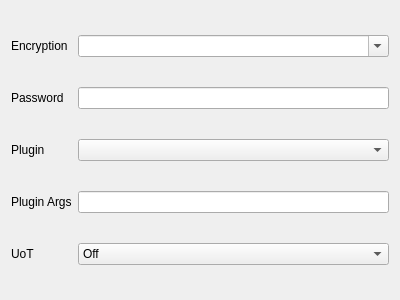
<?xml version="1.0" encoding="UTF-8"?>
<ui version="4.0">
 <class>EditShadowSocks</class>
 <widget class="QWidget" name="EditShadowSocks">
  <property name="geometry">
   <rect>
    <x>0</x>
    <y>0</y>
    <width>400</width>
    <height>300</height>
   </rect>
  </property>
  <property name="windowTitle">
   <string notr="true">Form</string>
  </property>
  <layout class="QGridLayout" name="gridLayout">
   <item row="0" column="1">
    <widget class="QComboBox" name="method">
     <property name="editable">
      <bool>true</bool>
     </property>
    </widget>
   </item>
   <item row="1" column="1">
    <widget class="MyLineEdit" name="password"/>
   </item>
   <item row="2" column="0">
    <widget class="QLabel" name="plugin_l">
     <property name="text">
      <string>Plugin</string>
     </property>
    </widget>
   </item>
   <item row="0" column="0">
    <widget class="QLabel" name="label">
     <property name="text">
      <string>Encryption</string>
     </property>
    </widget>
   </item>
   <item row="3" column="0">
    <widget class="QLabel" name="plugin_opts_l">
     <property name="text">
      <string>Plugin Args</string>
     </property>
    </widget>
   </item>
   <item row="3" column="1">
    <widget class="MyLineEdit" name="plugin_opts"/>
   </item>
   <item row="1" column="0">
    <widget class="QLabel" name="label_5">
     <property name="text">
      <string>Password</string>
     </property>
    </widget>
   </item>
   <item row="2" column="1">
    <widget class="QComboBox" name="plugin">
     <item>
      <property name="text">
       <string notr="true"/>
      </property>
     </item>
     <item>
      <property name="text">
       <string notr="true">obfs-local</string>
      </property>
     </item>
     <item>
      <property name="text">
       <string notr="true">v2ray-plugin</string>
      </property>
     </item>
    </widget>
   </item>
   <item row="4" column="0">
    <widget class="QLabel" name="uot_l">
     <property name="toolTip">
      <string>Version of UDP over TCP protocol, server support is required.</string>
     </property>
     <property name="locale">
      <locale language="English" country="UnitedStates"/>
     </property>
     <property name="text">
      <string notr="true">UoT</string>
     </property>
    </widget>
   </item>
   <item row="4" column="1">
    <widget class="QComboBox" name="uot">
     <item>
      <property name="text">
       <string>Off</string>
      </property>
     </item>
     <item>
      <property name="text">
       <string notr="true">1</string>
      </property>
     </item>
     <item>
      <property name="text">
       <string notr="true">2</string>
      </property>
     </item>
    </widget>
   </item>
  </layout>
 </widget>
 <customwidgets>
  <customwidget>
   <class>MyLineEdit</class>
   <extends>QLineEdit</extends>
   <header>include/ui/utils/MyLineEdit.h</header>
  </customwidget>
 </customwidgets>
 <tabstops>
  <tabstop>method</tabstop>
  <tabstop>password</tabstop>
  <tabstop>plugin</tabstop>
  <tabstop>plugin_opts</tabstop>
 </tabstops>
 <resources/>
 <connections/>
</ui>
